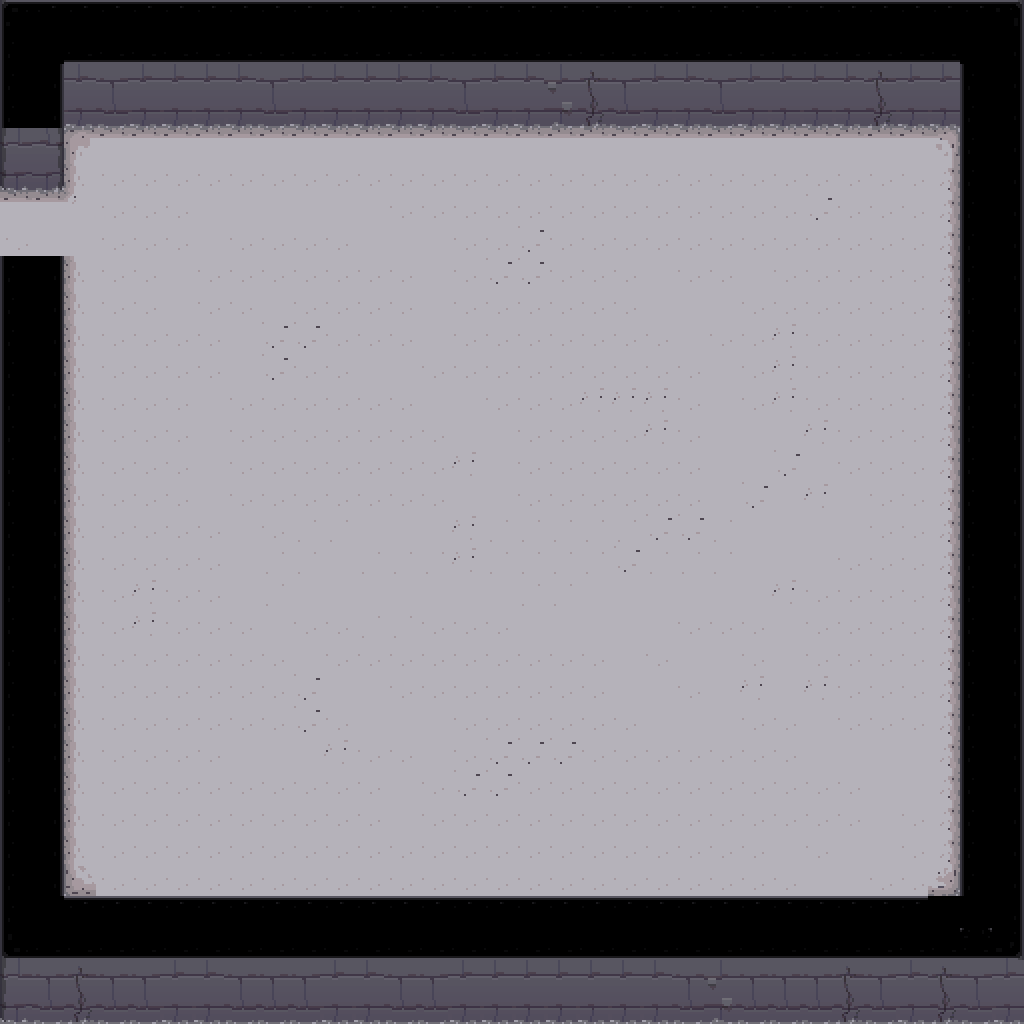

Below is a game level as drawn by its tile map, then a one-line description and the .tmx that defines it (tile-layer data replaced by summaries):
An orthogonal 32x32 tile map with 32x32 px tiles, 4 tile layers (ground, walls, objects, tops) and 10 objects.

<map version="1.0" orientation="orthogonal" renderorder="right-down" width="32" height="32" tilewidth="32" tileheight="32" nextobjectid="76">
 <tileset firstgid="1" name="dungeon tileset calciumtrice" tilewidth="32" tileheight="32">
  <image source="../textures/spritesheets/dungeon tileset calciumtrice.png" width="960" height="808" />
 </tileset>
 <layer name="ground" width="32" height="32">
  <data>[1024 cells, 1024 non-empty, 17 distinct tile ids]</data>
 </layer>
 <layer name="walls" width="32" height="32">
  <data>[1024 cells, 122 non-empty, 10 distinct tile ids]</data>
 </layer>
 <layer name="objects" width="32" height="32">
  <data>[1024 cells, 0 non-empty, 0 distinct tile ids]</data>
 </layer>
 <layer name="tops" width="32" height="32">
  <data>[1024 cells, 232 non-empty, 17 distinct tile ids]</data>
 </layer>
 <objectgroup name="colliderWalls">
  <object id="64" x="0" y="0" width="64" height="192" />
  <object id="65" x="64" y="0" width="960" height="128" />
  <object id="66" x="960" y="0" width="64" height="1024" />
  <object id="68" x="0" y="896" width="1024" height="128" />
  <object id="69" x="0" y="256" width="64" height="768" />
 </objectgroup>
 <objectgroup name="GameMasterColliderWalls">
  <object id="71" x="0" y="0" width="64" height="192" />
  <object id="72" x="64" y="0" width="960" height="128" />
  <object id="73" x="960" y="0" width="64" height="1024" />
  <object id="74" x="0" y="896" width="1024" height="128" />
  <object id="75" x="0" y="256" width="64" height="768" />
 </objectgroup>
</map>
